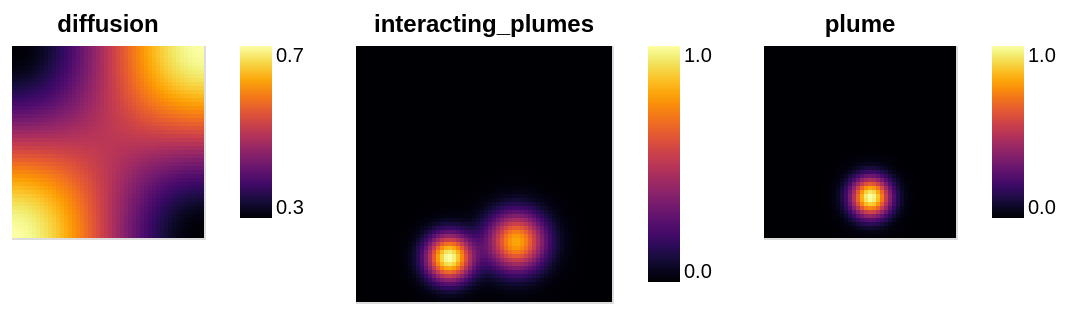

The specification (Vega-Lite) saved for this image:
### Vega-Lite specification from a JSON file in a GitHub repository (floating-point values rounded to 4 significant figures; data arrays with more than 128 entries replaced by an {"elided": "..."} marker saying what was removed)
{"config": {"view": {"continuousWidth": 300, "continuousHeight": 300}}, "hconcat": [{"data": {"name": "data-d3f74a8c2fe1e13ea9edcc2246fb67bc"}, "mark": {"type": "rect"}, "encoding": {"color": {"field": "value", "legend": {"gradientLength": 86, "title": null}, "scale": {"domain": [0.2503, 0.7497], "reverse": false, "scheme": "inferno"}, "type": "quantitative"}, "stroke": {"condition": {"param": "param_0c7215c632ae334c", "value": "#222222", "empty": false}, "value": null}, "strokeWidth": {"condition": {"param": "param_0c7215c632ae334c", "value": 2, "empty": false}, "value": 0}, "tooltip": [{"field": "ic", "title": "IC", "type": "nominal"}, {"field": "i", "title": "i", "type": "quantitative"}, {"field": "j", "title": "j", "type": "quantitative"}, {"field": "value", "format": ".3e", "type": "quantitative"}], "x": {"axis": null, "field": "i", "scale": {"paddingInner": 0, "paddingOuter": 0}, "type": "ordinal"}, "y": {"axis": null, "field": "j", "scale": {"paddingInner": 0, "paddingOuter": 0}, "sort": "descending", "type": "ordinal"}}, "height": 96, "name": "view_ac8fb29d4d6e17d7_0", "title": {"text": "diffusion", "anchor": "middle", "fontSize": 12}, "width": 96}, {"data": {"name": "data-1d655c655c55a599709c47f7aa718a13"}, "mark": {"type": "rect"}, "encoding": {"color": {"field": "value", "legend": {"gradientLength": 118, "title": null}, "scale": {"domain": [0.0, 0.9905], "reverse": false, "scheme": "inferno"}, "type": "quantitative"}, "stroke": {"condition": {"param": "param_0c7215c632ae334c", "value": "#222222", "empty": false}, "value": null}, "strokeWidth": {"condition": {"param": "param_0c7215c632ae334c", "value": 2, "empty": false}, "value": 0}, "tooltip": [{"field": "ic", "title": "IC", "type": "nominal"}, {"field": "i", "title": "i", "type": "quantitative"}, {"field": "j", "title": "j", "type": "quantitative"}, {"field": "value", "format": ".3e", "type": "quantitative"}], "x": {"axis": null, "field": "i", "scale": {"paddingInner": 0, "paddingOuter": 0}, "type": "ordinal"}, "y": {"axis": null, "field": "j", "scale": {"paddingInner": 0, "paddingOuter": 0}, "sort": "descending", "type": "ordinal"}}, "height": 128, "name": "view_0a6bdb972844f563_1", "title": {"text": "interacting_plumes", "anchor": "middle", "fontSize": 12}, "width": 128}, {"data": {"name": "data-ef9dcf261b3672854514660a924f52d8"}, "mark": {"type": "rect"}, "encoding": {"color": {"field": "value", "legend": {"gradientLength": 86, "title": null}, "scale": {"domain": [8.005e-39, 0.9953], "reverse": false, "scheme": "inferno"}, "type": "quantitative"}, "stroke": {"condition": {"param": "param_0c7215c632ae334c", "value": "#222222", "empty": false}, "value": null}, "strokeWidth": {"condition": {"param": "param_0c7215c632ae334c", "value": 2, "empty": false}, "value": 0}, "tooltip": [{"field": "ic", "title": "IC", "type": "nominal"}, {"field": "i", "title": "i", "type": "quantitative"}, {"field": "j", "title": "j", "type": "quantitative"}, {"field": "value", "format": ".3e", "type": "quantitative"}], "x": {"axis": null, "field": "i", "scale": {"paddingInner": 0, "paddingOuter": 0}, "type": "ordinal"}, "y": {"axis": null, "field": "j", "scale": {"paddingInner": 0, "paddingOuter": 0}, "sort": "descending", "type": "ordinal"}}, "height": 96, "name": "view_0f5945d59044cc69_2", "title": {"text": "plume", "anchor": "middle", "fontSize": 12}, "width": 96}], "params": [{"name": "param_0c7215c632ae334c", "select": {"type": "point", "clear": "pointerout", "fields": ["i", "j"], "on": "pointerover"}, "views": ["view_ac8fb29d4d6e17d7_0", "view_0a6bdb972844f563_1", "view_0f5945d59044cc69_2"]}], "resolve": {"scale": {"color": "independent"}}, "spacing": 24, "$schema": "https://vega.github.io/schema/vega-lite/v6.4.1.json", "datasets": {"data-d3f74a8c2fe1e13ea9edcc2246fb67bc": {"elided": "2304 records"}, "data-1d655c655c55a599709c47f7aa718a13": {"elided": "4096 records"}, "data-ef9dcf261b3672854514660a924f52d8": {"elided": "2304 records"}}, "usermeta": {"renderer": "svg"}}
